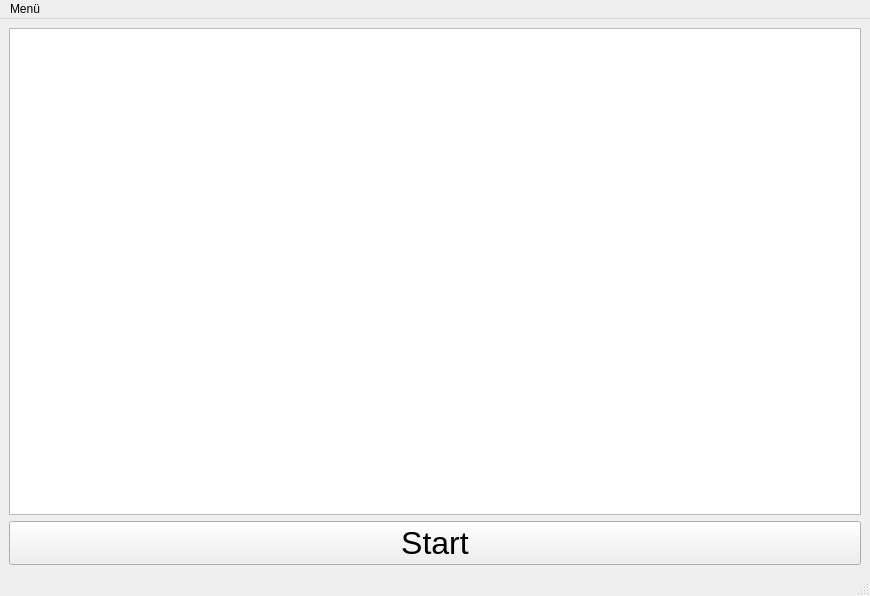
<?xml version="1.0" encoding="UTF-8"?>
<ui version="4.0">
 <class>MainWindow</class>
 <widget class="QMainWindow" name="MainWindow">
  <property name="geometry">
   <rect>
    <x>0</x>
    <y>0</y>
    <width>870</width>
    <height>596</height>
   </rect>
  </property>
  <property name="windowTitle">
   <string>MainWindow</string>
  </property>
  <widget class="QWidget" name="central_widget">
   <layout class="QVBoxLayout" name="verticalLayout_2">
    <item>
     <layout class="QVBoxLayout" name="vertical_layout">
      <item>
       <widget class="QGraphicsView" name="camera_view"/>
      </item>
     </layout>
    </item>
    <item>
     <widget class="QPushButton" name="start_button">
      <property name="font">
       <font>
        <pointsize>24</pointsize>
       </font>
      </property>
      <property name="text">
       <string>Start</string>
      </property>
      <property name="autoRepeatInterval">
       <number>93</number>
      </property>
     </widget>
    </item>
   </layout>
  </widget>
  <widget class="QMenuBar" name="menu_bar">
   <property name="geometry">
    <rect>
     <x>0</x>
     <y>0</y>
     <width>870</width>
     <height>21</height>
    </rect>
   </property>
   <widget class="QMenu" name="menu">
    <property name="title">
     <string>Menü</string>
    </property>
    <addaction name="do_something"/>
   </widget>
   <addaction name="menu"/>
  </widget>
  <widget class="QStatusBar" name="status_bar"/>
  <action name="do_something">
   <property name="text">
    <string>Do something</string>
   </property>
  </action>
 </widget>
 <resources/>
 <connections/>
</ui>
